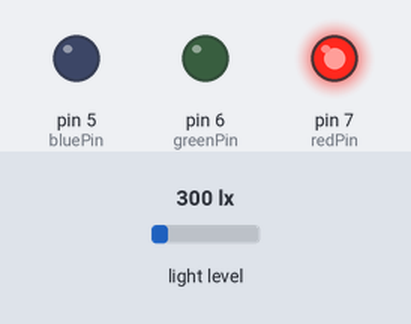
The sketch below on a simulated Arduino Leonardo, built with avr-gcc and run on an emulated ATmega32U4. Parts: output pins drawn as LEDs (lit = HIGH). Wiring (inferred from the names in the program): BH1750 light sensor at I2C address 0x23. Inputs (shaded band) come from the test bench; at power-on: light level 300 lx. What the sketch prints to the serial monitor is not drawn.

Above: at 0.5 s.
At 1.5 s:
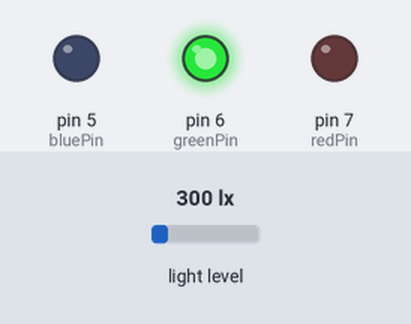
At 2.5 s:
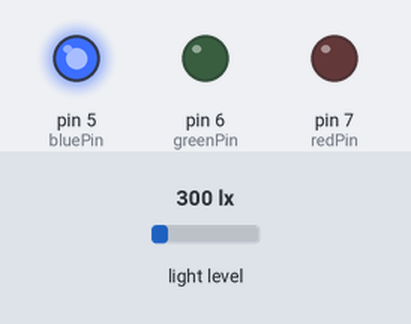
At 3.5 s:
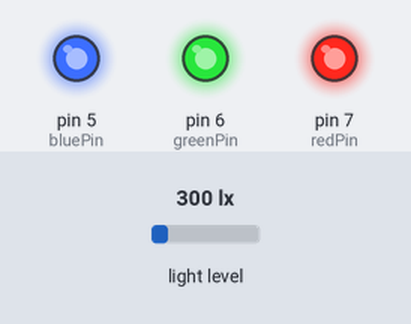
At 4.6 s:
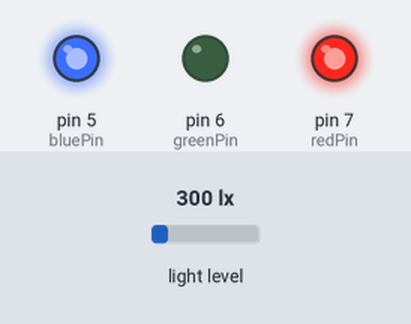
Timing chart, 0 to 6.8 s (numbered marks = the images above):
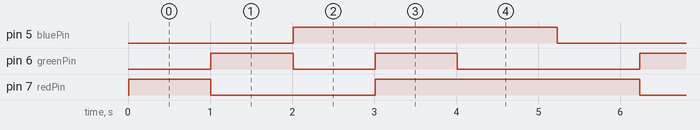

Measured:
- by itself, pin 5 (bluePin): alternates HIGH for 3.2 s and LOW for 2.0 s
- by itself, pin 6 (greenPin): repeats every 5.2 s: LOW 1.0 s, HIGH 1.0 s, LOW 2.2 s, HIGH 1.0 s
- by itself, pin 7 (redPin): repeats every 5.2 s: LOW 2.0 s, HIGH 3.2 s

The sketch:

mylight.ino
```cpp
#include <Wire.h>
// GY-30
// BH1750FVI
// in ADDR 'L' mode 7bit addr
#define ADDR 0b0100011
// addr 'H' mode
// #define ADDR 0b1011100
int redPin= 7;
int greenPin = 6;
int bluePin = 5;

void setup() {
pinMode(redPin, OUTPUT);
pinMode(greenPin, OUTPUT);
pinMode(bluePin, OUTPUT);
Serial.begin(9600);
 while (!Serial) {
; // wait for serial port to connect. Needed for Leonardo only
}
Wire.begin();
Wire.beginTransmission(ADDR);
Wire.write(0b00000001);
Wire.endTransmission();
}

void loop() {
setColor(255, 0, 0); // Red Color
delay(1000);
setColor(0, 255, 0); // Green Color
delay(1000);
setColor(0, 0, 255); // Blue Color
delay(1000);
setColor(255, 255, 255); // White Color
delay(1000);
setColor(170, 0, 255); // Purple Color
delay(1000);
int val = 0;
// reset
Wire.beginTransmission(ADDR);
Wire.write(0b00000111);
Wire.endTransmission();
Wire.beginTransmission(ADDR);
Wire.write(0b00100000);

Wire.endTransmission();
delay(120);
Wire.requestFrom(ADDR, 2);
for (val = 0; Wire.available() >= 1; ) {
char c = Wire.read();
 //Serial.println(c, HEX);
val = (val << 8) + (c & 0xFF);
}
  val = val / 1.2;
Serial.print("lx: ");
 Serial.println(val);
 Serial.println("OK");
  delay(100);
}
void setColor(int redValue, int greenValue, int blueValue) {
  analogWrite(redPin, redValue);
  analogWrite(greenPin, greenValue);
  analogWrite(bluePin, blueValue);
}
```
